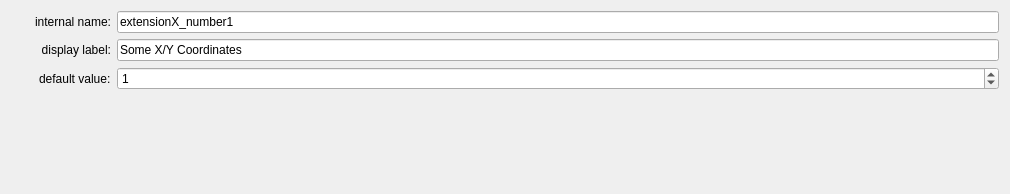
<?xml version="1.0" encoding="UTF-8"?>
<ui version="4.0">
 <class>edit</class>
 <widget class="QWidget" name="edit">
  <property name="geometry">
   <rect>
    <x>0</x>
    <y>0</y>
    <width>1010</width>
    <height>194</height>
   </rect>
  </property>
  <property name="windowTitle">
   <string>Form</string>
  </property>
  <layout class="QFormLayout" name="edit_layout">
   <property name="fieldGrowthPolicy">
    <enum>QFormLayout::AllNonFixedFieldsGrow</enum>
   </property>
   <property name="labelAlignment">
    <set>Qt::AlignRight|Qt::AlignTrailing|Qt::AlignVCenter</set>
   </property>
   <item row="0" column="0">
    <widget class="QLabel" name="internalNameLabel">
     <property name="minimumSize">
      <size>
       <width>100</width>
       <height>0</height>
      </size>
     </property>
     <property name="text">
      <string>internal name:</string>
     </property>
     <property name="alignment">
      <set>Qt::AlignRight|Qt::AlignTrailing|Qt::AlignVCenter</set>
     </property>
    </widget>
   </item>
   <item row="0" column="1">
    <widget class="QLineEdit" name="cfg_name">
     <property name="text">
      <string>extensionX_number1</string>
     </property>
    </widget>
   </item>
   <item row="1" column="0">
    <widget class="QLabel" name="displayLabelLabel">
     <property name="minimumSize">
      <size>
       <width>100</width>
       <height>0</height>
      </size>
     </property>
     <property name="text">
      <string>display label:</string>
     </property>
     <property name="alignment">
      <set>Qt::AlignRight|Qt::AlignTrailing|Qt::AlignVCenter</set>
     </property>
    </widget>
   </item>
   <item row="1" column="1">
    <widget class="QLineEdit" name="cfg_label">
     <property name="text">
      <string>Some X/Y Coordinates</string>
     </property>
    </widget>
   </item>
   <item row="2" column="0">
    <widget class="QLabel" name="label">
     <property name="text">
      <string>default value:</string>
     </property>
    </widget>
   </item>
   <item row="2" column="1">
    <widget class="A2CoordsField" name="cfg_value">
     <property name="value">
      <number>1</number>
     </property>
    </widget>
   </item>
  </layout>
 </widget>
 <customwidgets>
  <customwidget>
   <class>A2CoordsField</class>
   <extends>QSpinBox</extends>
   <header>a2widget</header>
  </customwidget>
 </customwidgets>
 <resources/>
 <connections/>
</ui>
